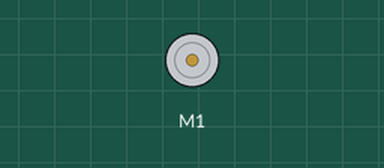
This sketch was run on a simulated Arduino Uno, built with avr-gcc and run on an emulated ATmega328P. Parts: DC motor (green arrow = forward, orange = backward, longer = faster).

Above: at 0.2 s.
Timing chart, 0 to 1.9 s (numbered marks = the images above):
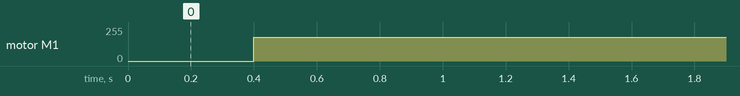

The sketch:

Prueba_motor.ino
```cpp
#include <AFMotor.h>
AF_DCMotor Motor1(1);

void setup()
   {  Motor1.run(RELEASE);
   }

void loop()
   {   Motor1.run(FORWARD);
       delay (400);
       Motor1.setSpeed(180);

   }
```

Measured:
- by itself, motor M1: stopped → forward 180/255 at 0.40 s
